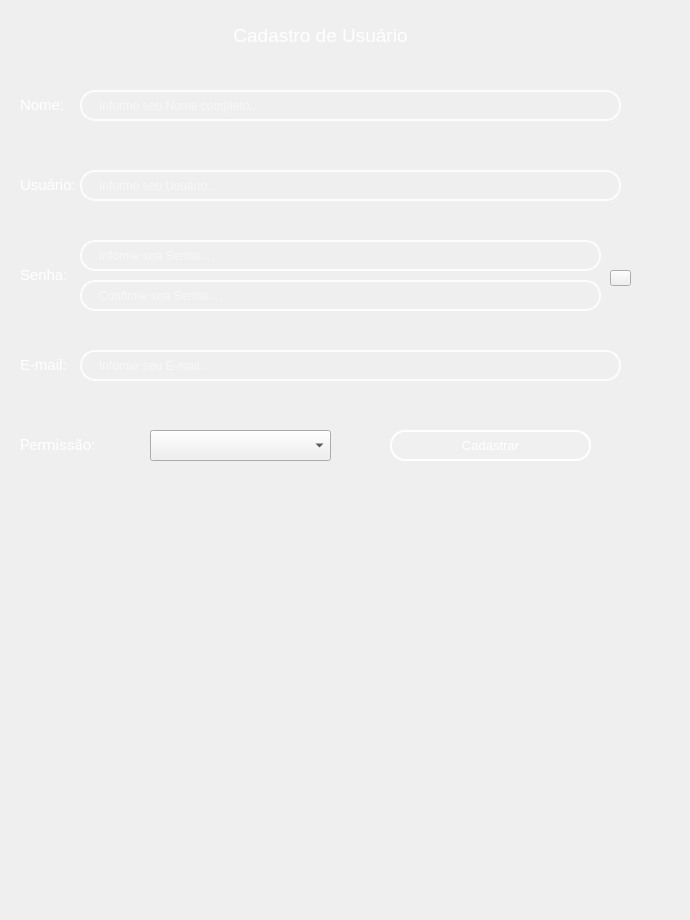
     <widget class="QWidget" name="page_6">
      <widget class="QComboBox" name="comboBox">
       <property name="geometry">
        <rect>
         <x>150</x>
         <y>430</y>
         <width>181</width>
         <height>31</height>
        </rect>
       </property>
       <property name="styleSheet">
        <string notr="true">QLineEdit {
    /* Borda e fundo */
    border: 2px solid rgba(255, 255, 255, 200);
    border-radius: 15px;
    background-color: rgba(0, 0, 0, 0); /* Totalmente transparente */
    
    /* Espaçamento interno */
    padding: 5px 15px;
    
    /* Cor do texto */
    color: white;
    
    /* Melhora a renderização */
    background-clip: padding-box;
}

/* Efeito ao focar */
QLineEdit:focus {
    border: 2px solid rgba(255, 255, 255, 255);
    background-color: rgba(255, 255, 255, 36);
}</string>
       </property>
      </widget>
      <widget class="QLineEdit" name="lineEdit_email_2">
       <property name="geometry">
        <rect>
         <x>80</x>
         <y>350</y>
         <width>541</width>
         <height>31</height>
        </rect>
       </property>
       <property name="styleSheet">
        <string notr="true">QLineEdit {
    /* Borda e fundo */
    border: 2px solid rgba(255, 255, 255, 200);
    border-radius: 15px;
    background-color: rgba(0, 0, 0, 0); /* Totalmente transparente */
    
    /* Espaçamento interno */
    padding: 5px 15px;
    
    /* Cor do texto */
    color: white;
    
    /* Melhora a renderização */
    background-clip: padding-box;
}

/* Efeito ao focar */
QLineEdit:focus {
    border: 2px solid rgba(255, 255, 255, 255);
    background-color: rgba(255, 255, 255, 36);
}</string>
       </property>
       <property name="placeholderText">
        <string>Informe seu E-mail...</string>
       </property>
      </widget>
      <widget class="QLabel" name="label_email_2">
       <property name="geometry">
        <rect>
         <x>20</x>
         <y>330</y>
         <width>621</width>
         <height>71</height>
        </rect>
       </property>
       <property name="font">
        <font>
         <pointsize>10</pointsize>
        </font>
       </property>
       <property name="text">
        <string>&lt;html&gt;&lt;head/&gt;&lt;body&gt;&lt;p&gt;&lt;span style=&quot; font-size:11pt; color:#ffffff;&quot;&gt;E-mail:&lt;/span&gt;&lt;/p&gt;&lt;/body&gt;&lt;/html&gt;</string>
       </property>
      </widget>
      <widget class="QLabel" name="label_80">
       <property name="geometry">
        <rect>
         <x>20</x>
         <y>410</y>
         <width>331</width>
         <height>71</height>
        </rect>
       </property>
       <property name="font">
        <font>
         <family>Roboto</family>
         <pointsize>10</pointsize>
        </font>
       </property>
       <property name="text">
        <string>&lt;html&gt;&lt;head/&gt;&lt;body&gt;&lt;p&gt;&lt;span style=&quot; font-size:11pt; color:#ffffff;&quot;&gt;Permissão:&lt;/span&gt;&lt;/p&gt;&lt;/body&gt;&lt;/html&gt;</string>
       </property>
      </widget>
      <widget class="QLineEdit" name="lineEdit_user">
       <property name="geometry">
        <rect>
         <x>80</x>
         <y>170</y>
         <width>541</width>
         <height>31</height>
        </rect>
       </property>
       <property name="styleSheet">
        <string notr="true">QLineEdit {
    /* Borda e fundo */
    border: 2px solid rgba(255, 255, 255, 200);
    border-radius: 15px;
    background-color: rgba(0, 0, 0, 0); /* Totalmente transparente */
    
    /* Espaçamento interno */
    padding: 5px 15px;
    
    /* Cor do texto */
    color: white;
    
    /* Melhora a renderização */
    background-clip: padding-box;
}

/* Efeito ao focar */
QLineEdit:focus {
    border: 2px solid rgba(255, 255, 255, 255);
    background-color: rgba(255, 255, 255, 36);
}</string>
       </property>
       <property name="placeholderText">
        <string>Informe seu Usuário...</string>
       </property>
      </widget>
      <widget class="QLineEdit" name="lineEdit_passwrd">
       <property name="geometry">
        <rect>
         <x>80</x>
         <y>240</y>
         <width>521</width>
         <height>31</height>
        </rect>
       </property>
       <property name="styleSheet">
        <string notr="true">QLineEdit {
    /* Borda e fundo */
    border: 2px solid rgba(255, 255, 255, 200);
    border-radius: 15px;
    background-color: rgba(0, 0, 0, 0); /* Totalmente transparente */
    
    /* Espaçamento interno */
    padding: 5px 15px;
    
    /* Cor do texto */
    color: white;
    
    /* Melhora a renderização */
    background-clip: padding-box;
}

/* Efeito ao focar */
QLineEdit:focus {
    border: 2px solid rgba(255, 255, 255, 255);
    background-color: rgba(255, 255, 255, 36);
}</string>
       </property>
       <property name="placeholderText">
        <string>Informe sua Senha...</string>
       </property>
      </widget>
      <widget class="QLabel" name="label_user_6">
       <property name="geometry">
        <rect>
         <x>20</x>
         <y>150</y>
         <width>621</width>
         <height>71</height>
        </rect>
       </property>
       <property name="font">
        <font>
         <pointsize>10</pointsize>
        </font>
       </property>
       <property name="text">
        <string>&lt;html&gt;&lt;head/&gt;&lt;body&gt;&lt;p&gt;&lt;span style=&quot; font-size:11pt; color:#ffffff;&quot;&gt;Usuário:&lt;/span&gt;&lt;/p&gt;&lt;/body&gt;&lt;/html&gt;</string>
       </property>
      </widget>
      <widget class="QPushButton" name="passButton_view">
       <property name="geometry">
        <rect>
         <x>610</x>
         <y>270</y>
         <width>21</width>
         <height>16</height>
        </rect>
       </property>
       <property name="text">
        <string/>
       </property>
      </widget>
      <widget class="QPushButton" name="Button_cadstr_2">
       <property name="geometry">
        <rect>
         <x>390</x>
         <y>430</y>
         <width>201</width>
         <height>31</height>
        </rect>
       </property>
       <property name="font">
        <font>
         <pointsize>10</pointsize>
        </font>
       </property>
       <property name="styleSheet">
        <string notr="true">QPushButton {
    background-color: rgba(255, 255, 255, 0.5);
    border: 5px solid rgba(255, 255, 255, 0.3); /* Borda branca translúcida */
    color: #333333; /* Texto totalmente opaco */
}

QPushButton:hover {
    background-color: rgba(207, 216, 220, 100);
    border-color:rgba(255, 255, 255,255);
    
}

QPushButton:pressed {
    background-color: #A0B2C8; /* Azul acinzentado */
border-color: #003366; /* Azul escuro */
color: #003366;
}
 QPushButton{border: 2px solid rgba(255, 255, 255, 200);
    border-radius: 15px;
    background-color: rgba(0, 0, 0, 0); /* Totalmente transparente */
    
    /* Espaçamento interno */
    padding: 5px 15px;
    
    /* Cor do texto */
    color: white;
    
    /* Melhora a renderização */
    background-clip: padding-box;
}

/* Efeito ao focar */
QPushButton {
    border: 2px solid rgba(255, 255, 255, 255);
    background-color: rgba(255, 255, 255, 20);
}</string>
       </property>
       <property name="text">
        <string>Cadastrar</string>
       </property>
      </widget>
      <widget class="QLineEdit" name="lineEdit_passwrd_2">
       <property name="geometry">
        <rect>
         <x>80</x>
         <y>280</y>
         <width>521</width>
         <height>31</height>
        </rect>
       </property>
       <property name="styleSheet">
        <string notr="true">QLineEdit {
    /* Borda e fundo */
    border: 2px solid rgba(255, 255, 255, 200);
    border-radius: 15px;
    background-color: rgba(0, 0, 0, 0); /* Totalmente transparente */
    
    /* Espaçamento interno */
    padding: 5px 15px;
    
    /* Cor do texto */
    color: white;
    
    /* Melhora a renderização */
    background-clip: padding-box;
}

/* Efeito ao focar */
QLineEdit:focus {
    border: 2px solid rgba(255, 255, 255, 255);
    background-color: rgba(255, 255, 255, 36);
}</string>
       </property>
       <property name="placeholderText">
        <string>Confirme sua Senha...</string>
       </property>
      </widget>
      <widget class="QLabel" name="label_passwrd">
       <property name="geometry">
        <rect>
         <x>20</x>
         <y>230</y>
         <width>621</width>
         <height>91</height>
        </rect>
       </property>
       <property name="font">
        <font>
         <pointsize>10</pointsize>
        </font>
       </property>
       <property name="text">
        <string>&lt;html&gt;&lt;head/&gt;&lt;body&gt;&lt;p&gt;&lt;span style=&quot; font-size:11pt; color:#ffffff;&quot;&gt;Senha:&lt;/span&gt;&lt;/p&gt;&lt;/body&gt;&lt;/html&gt;</string>
       </property>
      </widget>
      <widget class="QLabel" name="label_name_2">
       <property name="geometry">
        <rect>
         <x>20</x>
         <y>70</y>
         <width>621</width>
         <height>71</height>
        </rect>
       </property>
       <property name="font">
        <font>
         <pointsize>10</pointsize>
        </font>
       </property>
       <property name="styleSheet">
        <string notr="true">QLineEdit {
    /* Borda e fundo */
    border: 2px solid rgba(255, 255, 255, 200);
    border-radius: 15px;
    background-color: rgba(0, 0, 0, 0); /* Totalmente transparente */
    
    /* Espaçamento interno */
    padding: 5px 15px;
    
    /* Cor do texto */
    color: white;
    
    /* Melhora a renderização */
    background-clip: padding-box;
}

/* Efeito ao focar */
QLineEdit:focus {
    border: 2px solid rgba(255, 255, 255, 255);
    background-color: rgba(255, 255, 255, 36);
}</string>
       </property>
       <property name="text">
        <string>&lt;html&gt;&lt;head/&gt;&lt;body&gt;&lt;p&gt;&lt;span style=&quot; font-size:11pt; color:#ffffff;&quot;&gt;Nome:&lt;/span&gt;&lt;/p&gt;&lt;/body&gt;&lt;/html&gt;</string>
       </property>
      </widget>
      <widget class="QLineEdit" name="lineEdit_name_2">
       <property name="geometry">
        <rect>
         <x>80</x>
         <y>90</y>
         <width>541</width>
         <height>31</height>
        </rect>
       </property>
       <property name="styleSheet">
        <string notr="true">QLineEdit {
    /* Borda e fundo */
    border: 2px solid rgba(255, 255, 255, 200);
    border-radius: 15px;
    background-color: rgba(0, 0, 0, 0); /* Totalmente transparente */
    
    /* Espaçamento interno */
    padding: 5px 15px;
    
    /* Cor do texto */
    color: white;
    
    /* Melhora a renderização */
    background-clip: padding-box;
}

/* Efeito ao focar */
QLineEdit:focus {
    border: 2px solid rgba(255, 255, 255, 255);
    background-color: rgba(255, 255, 255, 36);
}</string>
       </property>
       <property name="placeholderText">
        <string>Informe seu Nome completo...</string>
       </property>
      </widget>
      <widget class="QLabel" name="label_46">
       <property name="geometry">
        <rect>
         <x>200</x>
         <y>20</y>
         <width>241</width>
         <height>31</height>
        </rect>
       </property>
       <property name="text">
        <string>&lt;html&gt;&lt;head/&gt;&lt;body&gt;&lt;p align=&quot;center&quot;&gt;&lt;span style=&quot; font-size:14pt; color:#ffffff;&quot;&gt;Cadastro de Usuário&lt;/span&gt;&lt;/p&gt;&lt;/body&gt;&lt;/html&gt;</string>
       </property>
      </widget>
      <widget class="QWidget" name="widget_19" native="true">
       <property name="geometry">
        <rect>
         <x>-10</x>
         <y>-210</y>
         <width>681</width>
         <height>911</height>
        </rect>
       </property>
       <property name="styleSheet">
        <string notr="true">QWidget {
    background: qradialgradient(
        cx: 0.5, cy: 0.2, radius: 0.8,
        fx: 0.5, fy: 0.2,
        stop: 0 #7FA3A6,  /* Brilho no topo (mais suave) */
        stop: 0.4 #4E7580, /* Azul intermediário mais escuro */
        stop: 0.7 #27425A, /* Azul mais escuro na transição */
        stop: 1 #0A1A30   /* Azul bem escuro na parte inferior */
    );
}
</string>
       </property>
      </widget>
      <zorder>widget_19</zorder>
      <zorder>label_email_2</zorder>
      <zorder>label_80</zorder>
      <zorder>label_user_6</zorder>
      <zorder>label_passwrd</zorder>
      <zorder>passButton_view</zorder>
      <zorder>Button_cadstr_2</zorder>
      <zorder>lineEdit_passwrd_2</zorder>
      <zorder>label_name_2</zorder>
      <zorder>lineEdit_name_2</zorder>
      <zorder>lineEdit_passwrd</zorder>
      <zorder>lineEdit_user</zorder>
      <zorder>comboBox</zorder>
      <zorder>lineEdit_email_2</zorder>
      <zorder>label_46</zorder>
     </widget>
